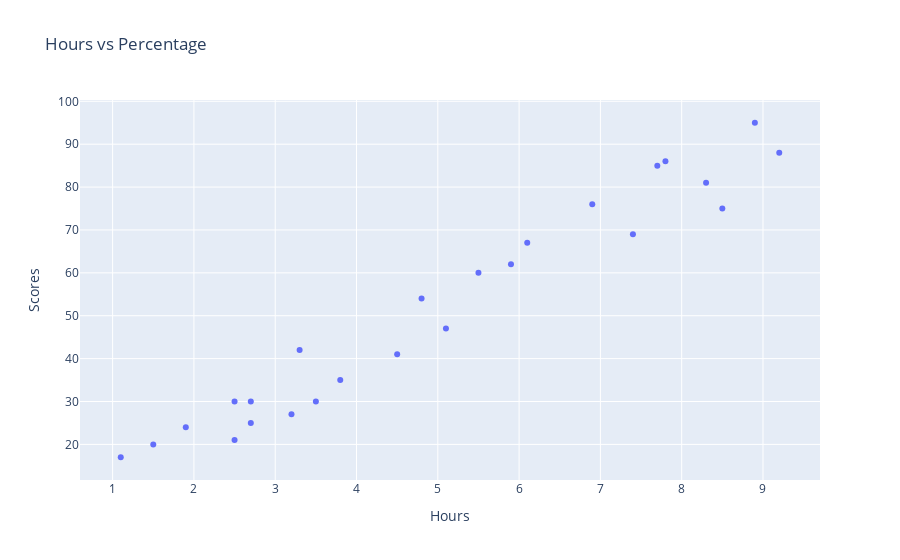

Notebook code cell kept with this figure:
### Code cell
# Plotting the distribution of scores
fig = px.scatter(df, x="Hours", y="Scores",
                 title="Hours vs Percentage")

fig.show()

### Figure 1 — Plotly figure (JSON) as saved in the notebook; plotly's stock layout.template omitted (floating-point values rounded to 4 significant figures)
{"data": [{"hovertemplate": "Hours=%{x}<br>Scores=%{y}<extra></extra>", "legendgroup": "", "marker": {"color": "#636efa", "symbol": "circle"}, "mode": "markers", "name": "", "orientation": "v", "showlegend": false, "type": "scatter", "x": [2.5, 5.1, 3.2, 8.5, 3.5, 1.5, 9.2, 5.5, 8.3, 2.7, 7.7, 5.9, 4.5, 3.3, 1.1, 8.9, 2.5, 1.9, 6.1, 7.4, 2.7, 4.8, 3.8, 6.9, 7.8], "xaxis": "x", "y": [21, 47, 27, 75, 30, 20, 88, 60, 81, 25, 85, 62, 41, 42, 17, 95, 30, 24, 67, 69, 30, 54, 35, 76, 86], "yaxis": "y"}], "layout": {"legend": {"tracegroupgap": 0}, "title": {"text": "Hours vs Percentage"}, "xaxis": {"anchor": "y", "domain": [0, 1], "title": {"text": "Hours"}}, "yaxis": {"anchor": "x", "domain": [0, 1], "title": {"text": "Scores"}}}}
